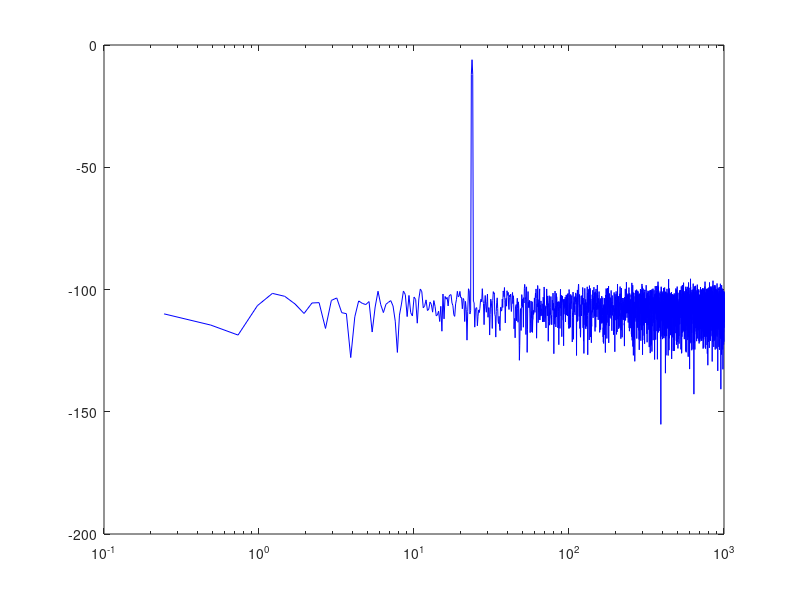

Reproduce this figure in MATLAB. (Note: this script raises an error after producing the figure.)
%% DEBUG SNR CALCULATION
% Quick script to verify SNR calculation against visual noise floor

clear; close all; clc;

%% Parameters matching the DSM simulation
N = 8192;
OSR = 16;
fs = 2e6;
fB = fs / (2*OSR);  % Signal bandwidth

%% Create a simple test signal
f_signal = round(sqrt(1/7) * N / (2*OSR));  % Same as DSM
A_signal = 0.5;  % Same amplitude as DSM

n = 0:N-1;
u = A_signal * sin(2*pi*f_signal*n/N);

% Add some white noise to simulate the expected noise floor
% Target: noise floor at -110 dB with signal at -6 dB
noise_floor_dB = -110;
signal_dB = 20*log10(A_signal);  % Should be -6 dB for A=0.5

% Noise power per bin
noise_power_per_bin = 10^(noise_floor_dB/10);
noise_total_power = noise_power_per_bin * (N/2);  % Total noise power
noise_std = sqrt(noise_total_power);

% Generate noise
noise = noise_std * randn(1, N);

% Create output = signal + noise
v = u + noise;

%% Calculate SNR using our function
w = 0.5 * (1 - cos(2*pi*(0:N-1)/N));
V_out = fft(v .* w) / (N/4);
V_out_mag = abs(V_out);

% Find signal
[~, sig_idx] = max(V_out_mag(2:N/2));
sig_bin = sig_idx + 1;
fB_bins = ceil(N / (2*OSR));

fprintf('========================================\n');
fprintf('DEBUG SNR CALCULATION\n');
fprintf('========================================\n\n');
fprintf('Parameters:\n');
fprintf('  N = %d (FFT points)\n', N);
fprintf('  OSR = %d\n', OSR);
fprintf('  fB_bins = %d (bins in signal band)\n', fB_bins);
fprintf('  Signal bin = %d\n', sig_bin);
fprintf('  Signal frequency = %.2f kHz\n\n', sig_bin/N * fs / 1000);

% Signal power (3 bins)
sig_bins = sig_bin-1:sig_bin+1;
sig_bins = sig_bins(sig_bins >= 2 & sig_bins <= fB_bins);
signal_power = sum(V_out_mag(sig_bins).^2);
fprintf('Signal power (3 bins): %.4e\n', signal_power);
fprintf('Signal magnitude: %.4f (%.2f dBFS)\n', ...
    mean(V_out_mag(sig_bins)), 20*log10(mean(V_out_mag(sig_bins)) + eps));

% Noise power
harmonic_bins = [];
for h = 2:7
    harmonic_bin = h * sig_bin;
    if harmonic_bin <= fB_bins
        harmonic_bins = [harmonic_bins, harmonic_bin-1:harmonic_bin+1];
    end
end
harmonic_bins = unique(harmonic_bins);
harmonic_bins = harmonic_bins(harmonic_bins >= 2 & harmonic_bins <= fB_bins);

exclude_bins = unique([sig_bins, harmonic_bins]);
noise_bins = setdiff(2:fB_bins, exclude_bins);
noise_power = sum(V_out_mag(noise_bins).^2);

fprintf('\nNoise power (%d bins): %.4e\n', length(noise_bins), noise_power);
fprintf('Average noise per bin: %.4e (%.2f dBFS)\n', ...
    noise_power/length(noise_bins), 10*log10(noise_power/length(noise_bins) + eps));

SNR = 10*log10(signal_power / noise_power);
fprintf('\nCalculated SNR: %.2f dB\n', SNR);

%% Visual check
figure('Name', 'Debug SNR');
freqs = (0:N/2)/N*fs/1000;
semilogx(freqs, 20*log10(abs(V_out(1:N/2+1)) + eps), 'b-', 'LineWidth', 0.5);
hold on;
xline(fB/1000, 'r--', 'Signal BW');
xline(sig_bin/N*fs/1000, 'g--', 'Signal');
hold off;
xlabel('Frequency (kHz)');
ylabel('Magnitude (dBFS)');
title(sprintf('Debug: Expected SNR ~70dB, Calculated %.2f dB', SNR));
grid on;
axis([100 fs/2000 -140 10]);
